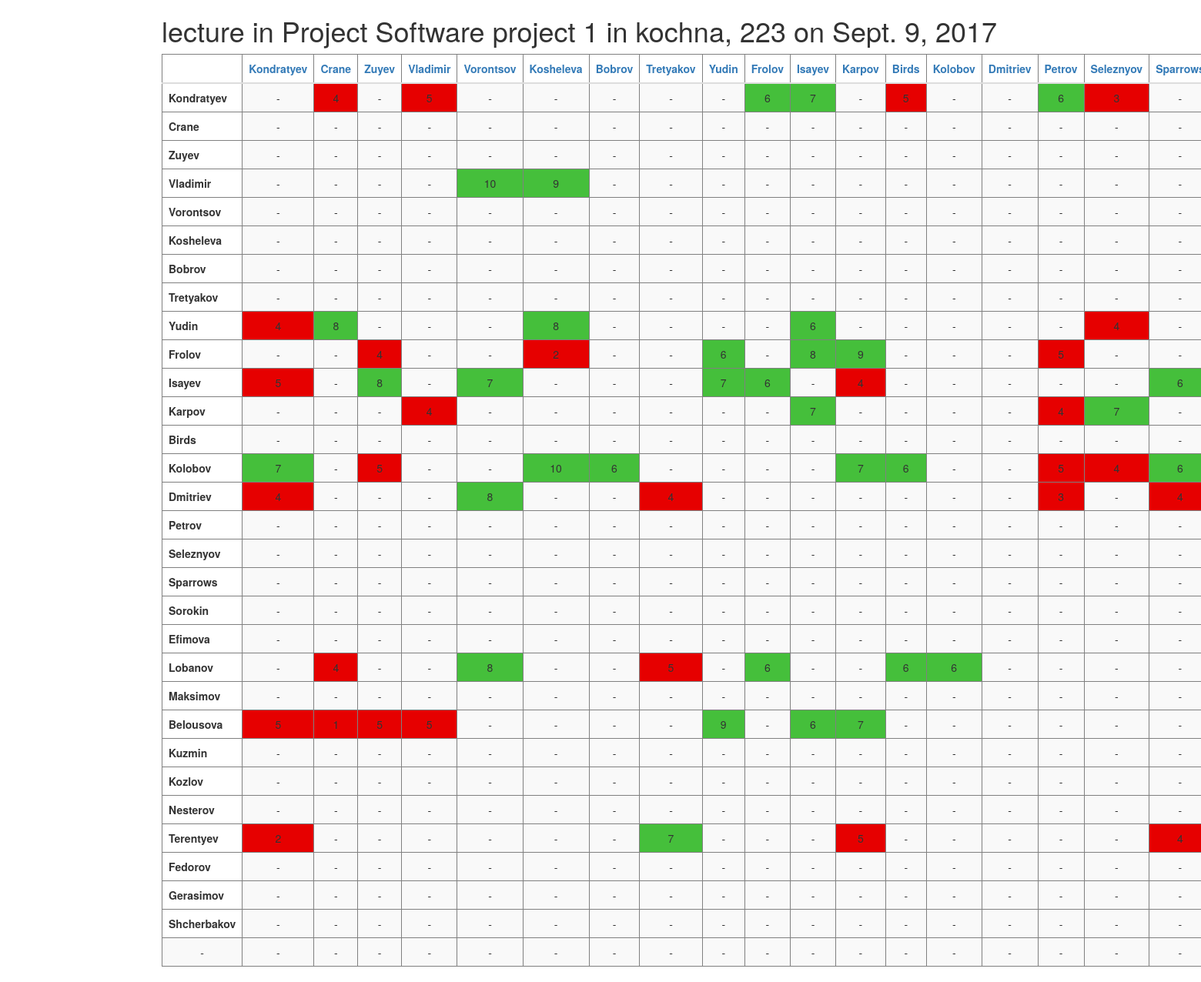
Screenshot of /meeting/1/results/ with the database file from the repository.
### app/models.py (models this page shows, shortened)
class Meeting(models.Model):
    date = models.DateField()
    place = models.CharField(max_length=50, blank=True, null=True)
    course = models.ForeignKey(Course, on_delete=models.SET_NULL, blank=True, null=True)
    meeting_type = models.ForeignKey(MeetingType, on_delete=models.SET_NULL, blank=True, null=True)

class MeetingType(models.Model):
    description = models.CharField(max_length=50)
    def __str__(self):
        return self.description

class Course(models.Model):
    name = models.CharField(max_length=50)
    description = models.CharField(max_length=50, blank=True, null=True)
    start_date = models.DateField(blank=True, null=True)
    end_date = models.DateField(blank=True, null=True)
    def __str__(self):
        return self.name

### app/views.py (the view)
# urls.py: url(r'^meeting/(?P<meeting_id>[0-9]+)/results/$', views.meeting_results, name='meeting_results'),
def meeting_results(request, meeting_id):
    current_user = request.user
    meeting = get_object_or_404(Meeting, pk=meeting_id)
    teachers = TeacherAttends.objects.filter(meeting_id=meeting_id)  # TODO unique
    students = StudentAttends.objects.filter(meeting_id=meeting_id)
    tuples_teachers = [(participant.teacher.user.username, participant.teacher.user.id)
                       for participant in teachers]
    tuples_students = [(participant.student.user.username, participant.student.user.id)
                       for participant in students]
    tuples = [('', 1)] + tuples_teachers + tuples_students
    teachers_names = [teacher.teacher.user.username for teacher in teachers]
    students_names = [student.student.user.username for student in students]
    participants_names = teachers_names + students_names
    grades = GradeAction.objects.filter(meeting_id=meeting_id)
    mapping_from_username_to_index = {username: index
                                      for index, username in enumerate(participants_names)}
    table_of_grades = [[None] * (len(participants_names)) for _ in range(len(participants_names) + 1)]
    for grade in grades:
        try:
            index_grading = mapping_from_username_to_index[grade.grading.username]
            index_graded = mapping_from_username_to_index[grade.graded.username]
            table_of_grades[index_grading][index_graded + 1] = grade.grade
        except (IndexError, KeyError) as e:
            pass
    table_of_grades[0][0] = ""
    for i in range(len(participants_names)):
        table_of_grades[i][0] = participants_names[i]
    print(tuples)
    context = {
        'meeting': meeting,
        'grades': table_of_grades,
        'tuples': tuples
    }
    return render(request, 'app/vote_results_for_participant.html', context)

### app/templates/app/vote_results_for_participant.html (shortened to what this page needs)
<html>
<head>
    <link rel="stylesheet" href="https://maxcdn.bootstrapcdn.com/bootstrap/3.3.7/css/bootstrap.min.css">
</head>
<body>
    <div class="container">
        <h1>{{ meeting.meeting_type }} in {{ meeting.course }} in {{ meeting.place }} on {{ meeting.date }} </h1>
    </div>
    <div class="container">
        <table class="table">
            <thead>
                <tr>
                {% for tuple in tuples %}
                    <th><a href="{% url 'app:meeting_vote_choice' meeting.id tuple.1 %}"> {{ tuple.0 }} </a> </th>
                {%endfor%}
                </tr>
            </thead>
            <tbody>
                {% for grade_line in grades %}
                    <tr>
                        {% for grade in grade_line %}
                            {%if grade == None %}
                                <td class="no_grade text-center">  - </td>
                            {%elif grade <= 5%}
                                <td class="bad_grade text-center"> {{ grade}} </td>
                            {%elif grade > 5%}
                                <td class="good_grade text-center"> {{ grade }} </td>
                            {% else %}
                                <th> {{ grade }} </th>
                            {% endif %}
                        {% endfor %}
                    </tr>
                {% endfor %}
            </tbody>
        </table>
    </div>
</body>
</html>

### app/templates/app/vote_results_for_participant.html (style rules this page uses)
.no_grade { background-color: #F9F9F9; }
.bad_grade { background-color: rgb(230, 0, 0); }
.good_grade { background-color: #45BF3B; }
table, th, td { font-size: 14; border: 0.5px solid gray; }

### rows the page displays
Meeting: meeting_type "lecture", course "Project Software project 1", place "kochna, 223", date "Sept. 9, 2017"

### other values shown
{{ tuple.0 }} "Kondratyev" "Crane" "Zuyev" "Vladimir" "Vorontsov" "Kosheleva" "Bobrov" "Tretyakov" "Yudin" "Frolov" "Isayev" "Karpov" "Birds" "Kolobov" "Dmitriev" "Petrov" "Seleznyov"
{{ grade }} "Kondratyev" "Crane" "Zuyev" "Vladimir" "Vorontsov" "Kosheleva" "Bobrov" "Tretyakov" "Yudin" "Frolov" "Isayev" "Karpov" "Birds" "Kolobov" "Dmitriev" "Petrov" "Seleznyov" "Sparrows" "Sorokin" "Efimova" "Lobanov" "Maksimov" "Belousova" "Kuzmin" "Kozlov" "Nesterov" "Terentyev" "Fedorov" "Gerasimov" "Shcherbakov"
{{ grade }} "6" "7" "6" "10" "9" "8" "8" "6" "6" "8" "9" "8" "7" "7" "6" "6" "7" "7" "7" "10" "6" "7" "6" "6" "8" "8" "6" "6" "6" "9" "6" "7" "7"
